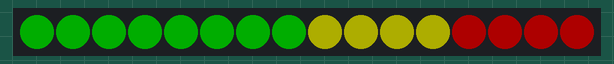
This sketch was run on a simulated Arduino Uno, built with avr-gcc and run on an emulated ATmega328P. Shown: 16 RGB LEDs in strip order, left to right. Dim RGB values are drawn brighter than linear.

Above: at 0.61 s.
At 19.98 s:
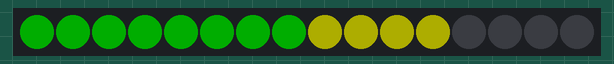
At 39.83 s:
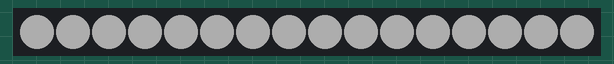

The sketch:

neotest.ino
```cpp
// Simple NeoPixel test.  Lights just a few pixels at a time so a
// 1m strip can safely be powered from Arduino 5V pin.  Arduino
// may nonetheless hiccup when LEDs are first connected and not
// accept code.  So upload code first, unplug USB, connect pixels
// to GND FIRST, then +5V and digital pin 6, then re-plug USB.
// A working strip will show a few pixels moving down the line,
// cycling between red, green and blue.  If you get no response,
// might be connected to wrong end of strip (the end wires, if
// any, are no indication -- look instead for the data direction
// arrows printed on the strip).

#include <Adafruit_NeoPixel.h>

#define PIN      6
#define N_LEDS 16

Adafruit_NeoPixel strip = Adafruit_NeoPixel(N_LEDS, PIN, NEO_GRB + NEO_KHZ800);

void setup() {
  strip.begin();
  strip.setBrightness(50);
}

uint32_t colours[16] = { strip.Color(0,255,0),
                        strip.Color(0,255,0),
                        strip.Color(0,255,0),
                        strip.Color(0,255,0),
                        strip.Color(0,255,0),
                        strip.Color(0,255,0),
                        strip.Color(0,255,0),
                        strip.Color(0,255,0),
                        strip.Color(255,255,0),
                        strip.Color(255,255,0),
                        strip.Color(255,255,0),
                        strip.Color(255,255,0),
                        strip.Color(255,0,0),
                        strip.Color(255,0,0),
                        strip.Color(255,0,0),
                        strip.Color(255,0,0)};


void loop() {
  //chase(strip.Color(255, 0, 0)); // Red
  //chase(strip.Color(0, 255, 0)); // Green
  //chase(strip.Color(0, 0, 255)); // Blue
  //chase(strip.Color(255, 255, 255)); // White
  bar();
}

static all_same_colour(uint32_t colour) {
   for(uint16_t i=0; i<strip.numPixels(); i++) {
      strip.setPixelColor(i , colour); // Draw new pixel
   }

    strip.show();

}

static void chase(uint32_t c) {
  for(uint16_t i=0; i<strip.numPixels(); i++) {
      strip.setPixelColor(i  , c); // Draw new pixel
      strip.show();
      delay(25);
  }

  for(uint16_t i=0; i < 5; i++) {
    all_same_colour(strip.Color(255,255,255));
    delay(10);
    all_same_colour(0);
    delay(10);

  }

  for(uint16_t i=0; i<strip.numPixels(); i++) {
      strip.setPixelColor(strip.numPixels()-i , 0); // Draw new pixel
      strip.show();
      delay(25);
  }


}

static set_bar(uint8_t value) {
  all_same_colour(0);

  for(uint8_t i=0; i< value; i++) {
    strip.setPixelColor(i  , colours[i]); // Draw new pixel
  }

  strip.show();
}

static void bar(void) {

  for(uint16_t i=0; i<=strip.numPixels(); i++) {
      set_bar(i);
      delay(25);
  }

  delay(100);

  for(uint16_t i=0; i < 10; i++) {
    all_same_colour(strip.Color(255,255,255));
    delay(20);
    all_same_colour(0);
    delay(20);
  }


  for(uint16_t i=0; i<= strip.numPixels(); i++) {
      set_bar(strip.numPixels() -i);
      delay(25);
  }
}
```
